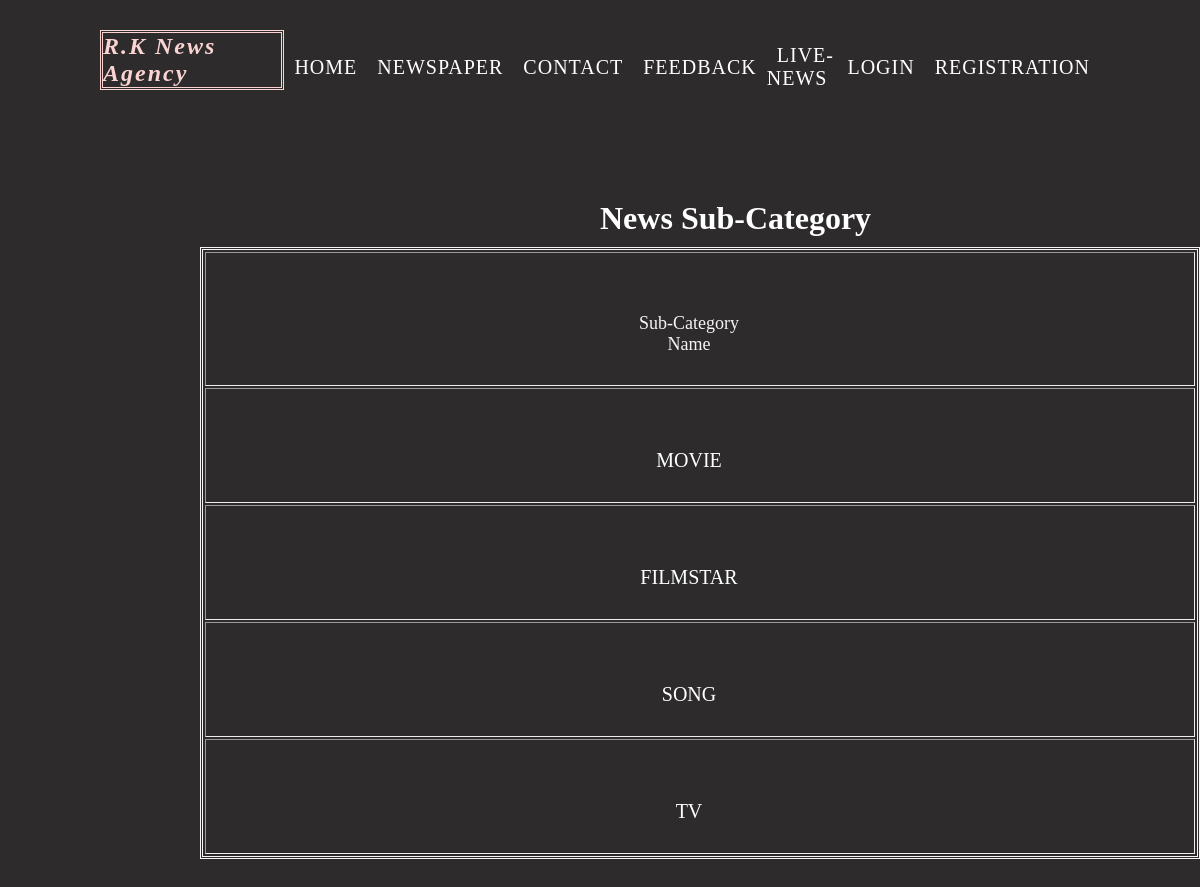
The page /Client/sc.php?cat_name=Entertainment on the database its author committed.
### tables this page shows
CREATE TABLE `subcategory` (
  `s_id` int(11) NOT NULL,
  `cat_name` varchar(255) NOT NULL,
  `subcat_name` varchar(255) NOT NULL
);

### Client/sc.php (the view)
<link rel="stylesheet" href="css/n.css">
<?php
include('head.php');
$con = mysqli_connect('localhost','root','','rk_news');
function showData(){
    global $con;
$cat_name = $_GET['cat_name'];
    $query = " SELECT * FROM `subcategory` where cat_name = '$cat_name' ";
    $run = mysqli_query($con , $query);
    $row = mysqli_num_rows($run);
    if(!$row)
     {?><div class="norecord"><?php
        echo "No record found";?></div><?php
}
     else{?>
<table border="2px" class="subcat">
    <td>Sub-Category Name</td>
    <?php
  while ($data = mysqli_fetch_array($run, MYSQLI_ASSOC))
     {
       ?>
       <tr>
           <td><a href="news_post.php?subcat_name=<?php echo htmlentities($data['subcat_name'])?>"><?php echo htmlentities($data['subcat_name']);?></a></td>
       </tr> <?php
    }
    ?>
    </table>
    <?php
}
}
?>
<body>
<div class="dis"><h1> News Sub-Category</h1></div>
<div class="subcat">
    <?php showData(); ?> </div>
  </body>

### Client/css/n.css (style rules this page uses)
* { margin: 0; padding: 0; box-sizing: border-box; }
body { background-color: #2d2b2b; }
.dis h1 { margin: 200px 0 0 600px; color: white; }
.subcat { color: whitesmoke; font-size: large; }
.subcat table { margin: 10px 0px 100px 200px; color: whitesmoke; border: double; font-size: large; text-decoration: none; }
.subcat table td { text-align: center; margin: 2px; padding: 60px 449px 30px 427px; }
.subcat a { text-decoration: none; color: white; font-size: 20px; text-transform: uppercase; }

### rows shown on the page
subcategory: subcat_name "MOVIE"
subcategory: subcat_name "FILMSTAR"
subcategory: subcat_name "SONG"
subcategory: subcat_name "TV"
